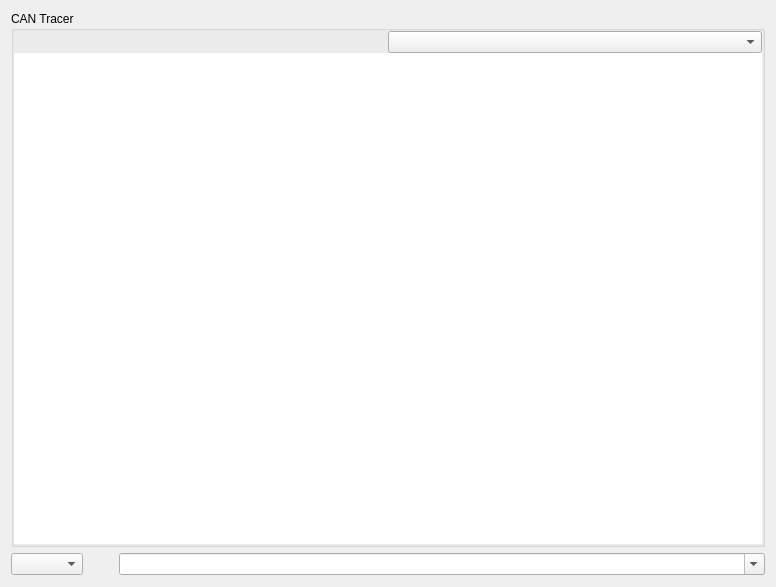
<?xml version="1.0" encoding="UTF-8"?>
<ui version="4.0">
 <class>CanTracerWidget</class>
 <widget class="QWidget" name="CanTracerWidget">
  <property name="geometry">
   <rect>
    <x>0</x>
    <y>0</y>
    <width>776</width>
    <height>587</height>
   </rect>
  </property>
  <property name="sizePolicy">
   <sizepolicy hsizetype="Ignored" vsizetype="Preferred">
    <horstretch>0</horstretch>
    <verstretch>0</verstretch>
   </sizepolicy>
  </property>
  <property name="windowTitle">
   <string>Form</string>
  </property>
  <layout class="QVBoxLayout" name="verticalLayout">
   <item>
    <widget class="QGroupBox" name="groupBox">
     <property name="autoFillBackground">
      <bool>true</bool>
     </property>
     <property name="title">
      <string>CAN Tracer</string>
     </property>
     <property name="flat">
      <bool>true</bool>
     </property>
     <layout class="QVBoxLayout" name="verticalLayout_2">
      <property name="spacing">
       <number>0</number>
      </property>
      <property name="leftMargin">
       <number>0</number>
      </property>
      <property name="topMargin">
       <number>0</number>
      </property>
      <property name="rightMargin">
       <number>0</number>
      </property>
      <property name="bottomMargin">
       <number>0</number>
      </property>
      <item>
       <layout class="QHBoxLayout" name="horizontalLayout_2">
        <item>
         <widget class="QToolBar" name="toolBar"/>
        </item>
        <item>
         <widget class="QComboBox" name="selectInterfaceBox"/>
        </item>
       </layout>
      </item>
      <item>
       <widget class="QTreeView" name="traceView">
        <property name="font">
         <font>
          <family>Source Code Pro</family>
         </font>
        </property>
        <property name="contextMenuPolicy">
         <enum>Qt::ActionsContextMenu</enum>
        </property>
        <property name="frameShape">
         <enum>QFrame::NoFrame</enum>
        </property>
        <property name="frameShadow">
         <enum>QFrame::Plain</enum>
        </property>
        <property name="dragEnabled">
         <bool>true</bool>
        </property>
        <property name="alternatingRowColors">
         <bool>false</bool>
        </property>
        <property name="selectionMode">
         <enum>QAbstractItemView::ExtendedSelection</enum>
        </property>
        <property name="uniformRowHeights">
         <bool>true</bool>
        </property>
        <property name="sortingEnabled">
         <bool>true</bool>
        </property>
        <attribute name="headerShowSortIndicator" stdset="0">
         <bool>true</bool>
        </attribute>
       </widget>
      </item>
     </layout>
    </widget>
   </item>
   <item>
    <layout class="QHBoxLayout" name="horizontalLayout">
     <item>
      <widget class="QComboBox" name="cmbFilterType">
       <property name="currentText">
        <string/>
       </property>
      </widget>
     </item>
     <item>
      <widget class="QToolButton" name="bookmarksButton">
       <property name="text">
        <string/>
       </property>
       <property name="popupMode">
        <enum>QToolButton::InstantPopup</enum>
       </property>
       <property name="autoRaise">
        <bool>true</bool>
       </property>
      </widget>
     </item>
     <item>
      <widget class="QComboBox" name="viewFilterBox">
       <property name="sizePolicy">
        <sizepolicy hsizetype="Expanding" vsizetype="Fixed">
         <horstretch>0</horstretch>
         <verstretch>0</verstretch>
        </sizepolicy>
       </property>
       <property name="editable">
        <bool>true</bool>
       </property>
       <property name="currentText">
        <string/>
       </property>
       <property name="insertPolicy">
        <enum>QComboBox::InsertAtTop</enum>
       </property>
      </widget>
     </item>
    </layout>
   </item>
  </layout>
 </widget>
 <resources/>
 <connections/>
</ui>
